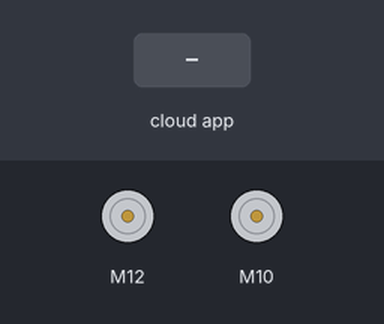
Simulated run of this sketch. Board: Arduino Uno, built with avr-gcc and run on an emulated ATmega328P. Parts: 2 × DC motor (green arrow = forward, orange = backward, longer = faster). The inputs (shaded band) are chosen by the test bench. The ROS host is connected and sends only what is stated.

Above: at 1.2 s.
1.3 s: the phone or cloud app sets right_motor to 45
At 1.9 s:
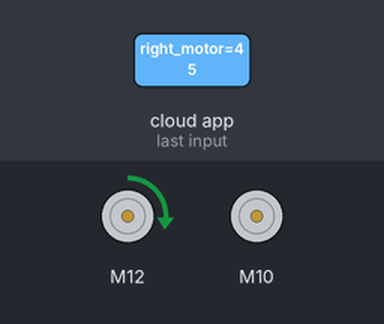
2.8 s: the phone or cloud app sets left_motor to 45
At 4.0 s:
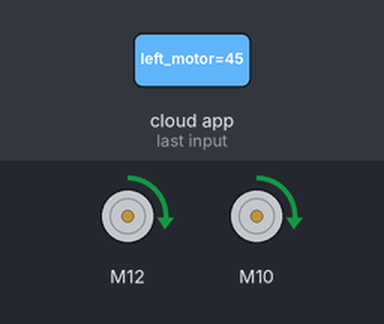
4.3 s: the phone or cloud app sets right_motor to 0
At 5.4 s:
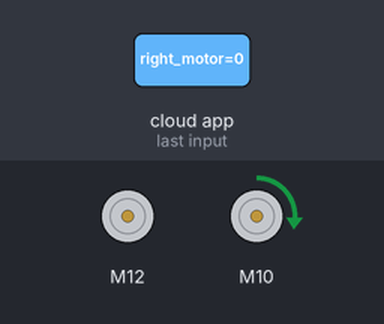
5.8 s: the phone or cloud app sets left_motor to 0
At 6.4 s:
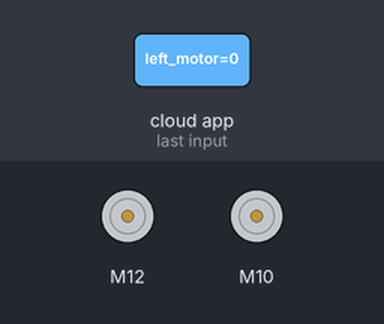
7.3 s: the phone or cloud app sets right_motor to 90
At 7.8 s:
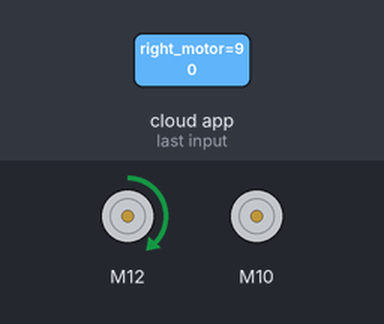
8.8 s: the phone or cloud app sets left_motor to 90
At 10.0 s:
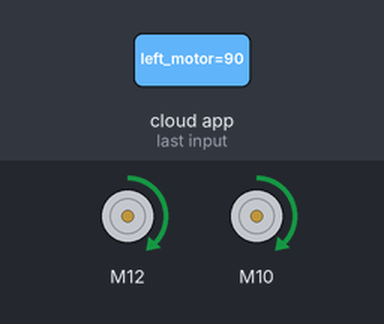
Timing chart, 0 to 11.3 s (numbered marks = the images above; inputs shaded):
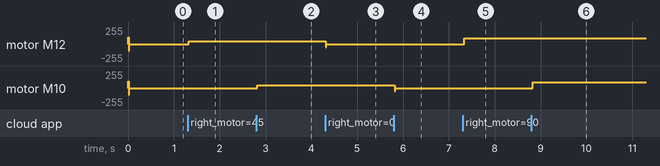

Measured:
- after the input at 1.3 s, motor M12: stopped → forward 45/255 at once
- after the input at 2.8 s, motor M10: stopped → forward 45/255 at once
- after the input at 4.3 s, motor M12: forward 45/255 → stopped at once
- after the input at 5.8 s, motor M10: forward 45/255 → stopped at once
- after the input at 7.3 s, motor M12: stopped → forward 90/255 at once
- after the input at 8.8 s, motor M10: stopped → forward 90/255 at once

The sketch:

motor.ino
```cpp
/*
 * rosserial PubSub Example
 * Prints "hello world!" and toggles led
 */

#include <ros.h>
#include <std_msgs/Int16.h>
#include <L298N.h>

#define ENA 2
#define RIN1 10
#define RIN2 11

#define ENB 3
#define LIN1 12
#define LIN2 13

L298N lmotor(ENB, RIN1, RIN2);
L298N rmotor(ENA, LIN1, LIN2);


ros::NodeHandle  nh;
int rwheel=0;
int lwheel=0;

void RmessageCb( const std_msgs::Int16& rwheelmsg){
rwheel=rwheelmsg.data;
}
void LmessageCb( const std_msgs::Int16& lwheelmsg){
lwheel=lwheelmsg.data;
}

ros::Subscriber<std_msgs::Int16> subr("/right_motor", RmessageCb );
ros::Subscriber<std_msgs::Int16> subl("/left_motor", LmessageCb );


void setup()
{
  nh.initNode();
  nh.subscribe(subr);
  nh.subscribe(subl);
  rmotor.forward();
  lmotor.forward();
}

void loop()
{
  nh.spinOnce();
  delay(10);
  if (rwheel>0){
    rmotor.forward();
    }
  else {
    rmotor.backward();
    rwheel=-1*rwheel;
    }
  if (lwheel>0){
    lmotor.forward();
    }
  else {
    lmotor.backward();
    lwheel=-1*lwheel;
    }
  rmotor.setSpeed(rwheel);
  lmotor.setSpeed(lwheel);
}
```
